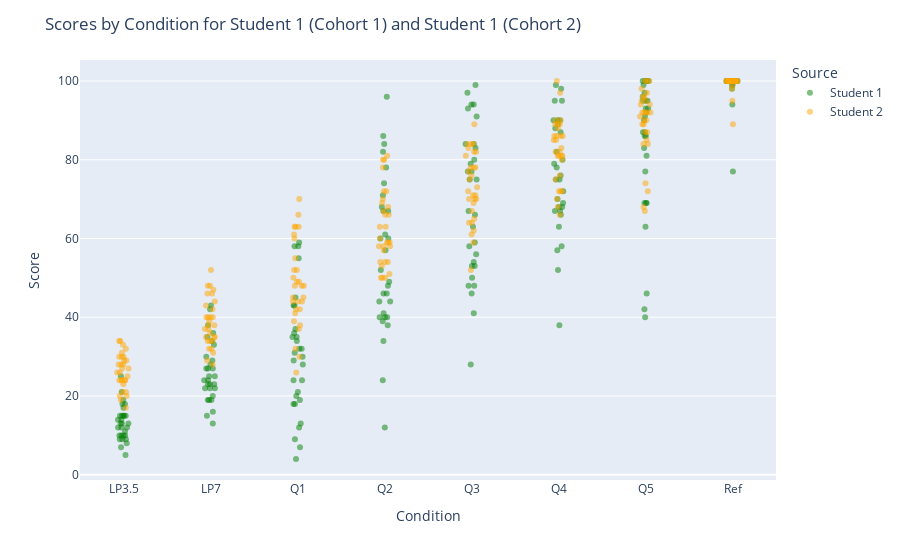

This figure's notebook cell:
### Code cell
student1['source'] = 'Student 1'
student2['source'] = 'Student 2'

# Combine the data
combined_data = pd.concat([student1, student2])

# Define specific colors for each source
color_discrete_map = {
    'Student 1': 'green',
    'Student 2': 'orange'
}

# Plot using Plotly Express
fig = px.strip(combined_data, x='condition', y='score', color='source', 
               stripmode='overlay', hover_data=['source'],
               color_discrete_map=color_discrete_map)

# Set dots opacity to 50%
fig.update_traces(marker=dict(opacity=0.5))

fig.update_layout(
    title="Scores by Condition for Student 1 (Cohort 1) and Student 1 (Cohort 2)",
    xaxis_title="Condition",
    yaxis_title="Score",
    legend_title="Source"
)

fig.show()

### Figure 1 — Plotly figure (JSON) as saved in the notebook; plotly's stock layout.template omitted (floating-point values rounded to 4 significant figures; data arrays with more than 128 entries replaced by an {"elided": "..."} marker saying what was removed)
{"data": [{"alignmentgroup": "True", "boxpoints": "all", "customdata": {"elided": "240x1 str values"}, "fillcolor": "rgba(255,255,255,0)", "hoveron": "points", "hovertemplate": "source=%{customdata[0]}<br>condition=%{x}<br>score=%{y}<extra></extra>", "legendgroup": "Student 1", "line": {"color": "rgba(255,255,255,0)"}, "marker": {"color": "green", "opacity": 0.5}, "name": "Student 1", "offsetgroup": "Student 1", "orientation": "v", "pointpos": 0, "showlegend": true, "type": "box", "x": {"elided": "240 str values"}, "x0": " ", "xaxis": "x", "y": {"elided": "240 int values"}, "y0": " ", "yaxis": "y"}, {"alignmentgroup": "True", "boxpoints": "all", "customdata": {"elided": "240x1 str values"}, "fillcolor": "rgba(255,255,255,0)", "hoveron": "points", "hovertemplate": "source=%{customdata[0]}<br>condition=%{x}<br>score=%{y}<extra></extra>", "legendgroup": "Student 2", "line": {"color": "rgba(255,255,255,0)"}, "marker": {"color": "orange", "opacity": 0.5}, "name": "Student 2", "offsetgroup": "Student 2", "orientation": "v", "pointpos": 0, "showlegend": true, "type": "box", "x": {"elided": "240 str values"}, "x0": " ", "xaxis": "x", "y": {"elided": "240 int values"}, "y0": " ", "yaxis": "y"}], "layout": {"boxmode": "overlay", "legend": {"title": {"text": "Source"}, "tracegroupgap": 0}, "margin": {"t": 60}, "title": {"text": "Scores by Condition for Student 1 (Cohort 1) and Student 1 (Cohort 2)"}, "xaxis": {"anchor": "y", "domain": [0, 1], "title": {"text": "Condition"}}, "yaxis": {"anchor": "x", "domain": [0, 1], "title": {"text": "Score"}}}}
